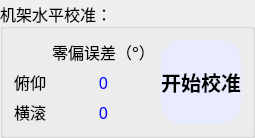
           <widget class="QGroupBox" name="groupBox_6">
            <property name="sizePolicy">
             <sizepolicy hsizetype="Expanding" vsizetype="Expanding">
              <horstretch>0</horstretch>
              <verstretch>0</verstretch>
             </sizepolicy>
            </property>
            <property name="minimumSize">
             <size>
              <width>0</width>
              <height>0</height>
             </size>
            </property>
            <property name="font">
             <font>
              <family>3ds</family>
              <pointsize>12</pointsize>
             </font>
            </property>
            <property name="title">
             <string>机架水平校准：</string>
            </property>
            <property name="alignment">
             <set>Qt::AlignLeading|Qt::AlignLeft|Qt::AlignVCenter</set>
            </property>
            <property name="flat">
             <bool>false</bool>
            </property>
            <property name="checkable">
             <bool>false</bool>
            </property>
            <layout class="QHBoxLayout" name="horizontalLayout_3">
             <item>
              <layout class="QGridLayout" name="gridLayout_4">
               <item row="3" column="0">
                <widget class="QLabel" name="label_40">
                 <property name="sizePolicy">
                  <sizepolicy hsizetype="Fixed" vsizetype="Expanding">
                   <horstretch>0</horstretch>
                   <verstretch>0</verstretch>
                  </sizepolicy>
                 </property>
                 <property name="minimumSize">
                  <size>
                   <width>30</width>
                   <height>20</height>
                  </size>
                 </property>
                 <property name="font">
                  <font>
                   <family>3ds</family>
                   <pointsize>12</pointsize>
                  </font>
                 </property>
                 <property name="styleSheet">
                  <string notr="true">QLabel
{ 
	color: rgb(0, 0, 0); 
} </string>
                 </property>
                 <property name="text">
                  <string>横滚</string>
                 </property>
                </widget>
               </item>
               <item row="2" column="1">
                <widget class="QLabel" name="pitch_offset">
                 <property name="sizePolicy">
                  <sizepolicy hsizetype="Expanding" vsizetype="Expanding">
                   <horstretch>0</horstretch>
                   <verstretch>0</verstretch>
                  </sizepolicy>
                 </property>
                 <property name="minimumSize">
                  <size>
                   <width>50</width>
                   <height>20</height>
                  </size>
                 </property>
                 <property name="font">
                  <font>
                   <family>微软雅黑</family>
                   <pointsize>12</pointsize>
                   <weight>50</weight>
                   <bold>false</bold>
                  </font>
                 </property>
                 <property name="styleSheet">
                  <string notr="true">QLabel
{ 
	color: rgb(0, 0, 255); 
} </string>
                 </property>
                 <property name="text">
                  <string>0</string>
                 </property>
                 <property name="alignment">
                  <set>Qt::AlignCenter</set>
                 </property>
                </widget>
               </item>
               <item row="3" column="1">
                <widget class="QLabel" name="roll_offset">
                 <property name="sizePolicy">
                  <sizepolicy hsizetype="Expanding" vsizetype="Expanding">
                   <horstretch>0</horstretch>
                   <verstretch>0</verstretch>
                  </sizepolicy>
                 </property>
                 <property name="minimumSize">
                  <size>
                   <width>50</width>
                   <height>20</height>
                  </size>
                 </property>
                 <property name="font">
                  <font>
                   <family>微软雅黑</family>
                   <pointsize>12</pointsize>
                   <weight>50</weight>
                   <bold>false</bold>
                  </font>
                 </property>
                 <property name="styleSheet">
                  <string notr="true">QLabel
{ 
	color: rgb(0, 0, 255); 
} </string>
                 </property>
                 <property name="text">
                  <string>0</string>
                 </property>
                 <property name="alignment">
                  <set>Qt::AlignCenter</set>
                 </property>
                </widget>
               </item>
               <item row="2" column="0">
                <widget class="QLabel" name="label_41">
                 <property name="sizePolicy">
                  <sizepolicy hsizetype="Fixed" vsizetype="Expanding">
                   <horstretch>0</horstretch>
                   <verstretch>0</verstretch>
                  </sizepolicy>
                 </property>
                 <property name="minimumSize">
                  <size>
                   <width>30</width>
                   <height>20</height>
                  </size>
                 </property>
                 <property name="font">
                  <font>
                   <family>3ds</family>
                   <pointsize>12</pointsize>
                  </font>
                 </property>
                 <property name="styleSheet">
                  <string notr="true">QLabel
{ 
	color: rgb(0, 0, 0); 
} </string>
                 </property>
                 <property name="text">
                  <string>俯仰</string>
                 </property>
                </widget>
               </item>
               <item row="1" column="1">
                <widget class="QLabel" name="label_36">
                 <property name="sizePolicy">
                  <sizepolicy hsizetype="Expanding" vsizetype="Expanding">
                   <horstretch>0</horstretch>
                   <verstretch>0</verstretch>
                  </sizepolicy>
                 </property>
                 <property name="minimumSize">
                  <size>
                   <width>30</width>
                   <height>20</height>
                  </size>
                 </property>
                 <property name="font">
                  <font>
                   <family>3ds</family>
                   <pointsize>12</pointsize>
                  </font>
                 </property>
                 <property name="styleSheet">
                  <string notr="true">QLabel
{ 
	color: rgb(0, 0, 0); 
} </string>
                 </property>
                 <property name="text">
                  <string>零偏误差（°）</string>
                 </property>
                 <property name="alignment">
                  <set>Qt::AlignCenter</set>
                 </property>
                </widget>
               </item>
               <item row="1" column="2" rowspan="3">
                <widget class="QPushButton" name="hor_cal_start">
                 <property name="sizePolicy">
                  <sizepolicy hsizetype="Expanding" vsizetype="Expanding">
                   <horstretch>0</horstretch>
                   <verstretch>0</verstretch>
                  </sizepolicy>
                 </property>
                 <property name="font">
                  <font>
                   <family>3ds</family>
                   <pointsize>15</pointsize>
                   <weight>75</weight>
                   <bold>true</bold>
                  </font>
                 </property>
                 <property name="styleSheet">
                  <string notr="true">QPushButton 
{ 
	background-color: rgb(233,235,254);
	border-radius: 20px; 
	color: rgb(0, 0, 0); 
} 
QPushButton:hover 
{ 
	background-color: rgb(200,235,254);  
}</string>
                 </property>
                 <property name="text">
                  <string>开始校准</string>
                 </property>
                 <property name="icon">
                  <iconset resource="Resources.qrc">
                   <normaloff>:/image/hor.png</normaloff>:/image/hor.png</iconset>
                 </property>
                 <property name="iconSize">
                  <size>
                   <width>50</width>
                   <height>50</height>
                  </size>
                 </property>
                </widget>
               </item>
              </layout>
             </item>
            </layout>
           </widget>
